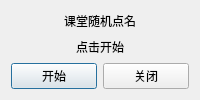
<?xml version="1.0" encoding="UTF-8"?>
<ui version="4.0">
 <class>RandomNameDialog</class>
 <widget class="QDialog" name="RandomNameDialog">
  <layout class="QVBoxLayout" name="verticalLayout">
   <item><widget class="QLabel" name="titleLabel"><property name="text"><string>课堂随机点名</string></property><property name="alignment"><set>Qt::AlignCenter</set></property></widget></item>
   <item><widget class="QLabel" name="nameLabel"><property name="text"><string>点击开始</string></property><property name="alignment"><set>Qt::AlignCenter</set></property></widget></item>
   <item><layout class="QHBoxLayout" name="horizontalLayout"><item><widget class="QPushButton" name="startButton"><property name="text"><string>开始</string></property></widget></item><item><widget class="QPushButton" name="closeButton"><property name="text"><string>关闭</string></property></widget></item></layout></item>
  </layout>
 </widget>
 <resources/>
 <connections/>
</ui>
